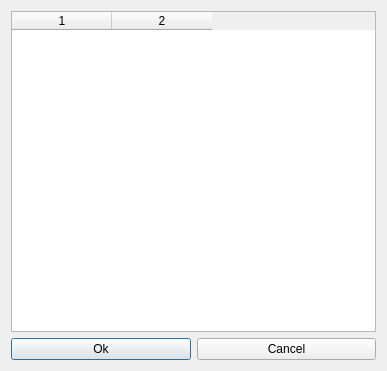
<?xml version="1.0" encoding="UTF-8"?>
<ui version="4.0">
 <class>CycleDetection</class>
 <widget class="QDialog" name="CycleDetection">
  <property name="geometry">
   <rect>
    <x>0</x>
    <y>0</y>
    <width>387</width>
    <height>371</height>
   </rect>
  </property>
  <property name="windowTitle">
   <string>Cycle Detection</string>
  </property>
  <layout class="QVBoxLayout" name="verticalLayout">
   <item>
    <widget class="QTableWidget" name="table">
     <property name="columnCount">
      <number>2</number>
     </property>
     <column/>
     <column/>
    </widget>
   </item>
   <item>
    <layout class="QHBoxLayout" name="horizontalLayout">
     <item>
      <widget class="QPushButton" name="okButton">
       <property name="text">
        <string>Ok</string>
       </property>
      </widget>
     </item>
     <item>
      <widget class="QPushButton" name="cancelButton">
       <property name="text">
        <string>Cancel</string>
       </property>
      </widget>
     </item>
    </layout>
   </item>
  </layout>
 </widget>
 <resources/>
 <connections/>
</ui>
